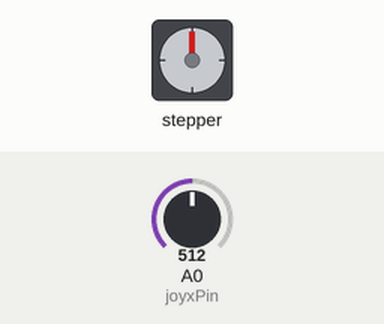
This sketch was run on a simulated Arduino Uno, built with avr-gcc and run on an emulated ATmega328P. Shown: stepper motor. The test bench sets the inputs (shaded band); at power-on: A0 (joyxPin) = 512. Stepper angles assume 200 steps per turn.

Above: at 1.2 s.
1.3 s: A0 (joyxPin) set to 526
At 2.0 s:
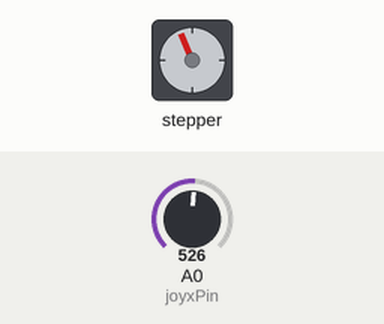
4.3 s: A0 (joyxPin) set to 716
At 4.76 s:
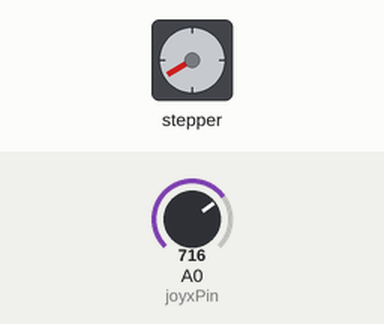
7.3 s: A0 (joyxPin) set to 900
At 7.58 s:
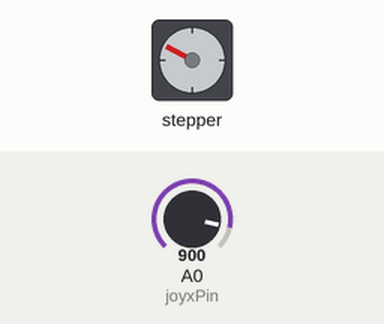
Timing chart, 0 to 19.3 s (numbered marks = the images above; inputs shaded):
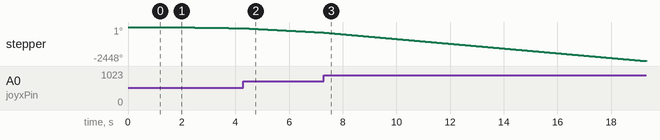

Measured:
- the behaviour switches between 517 and 518 on A0 (joyxPin) (found by bisection; images 0 and 1)
- after the input at 1.3 s, stepper: keeps turning counter-clockwise at about 29°/s, starting at once

The sketch:

gear_stepperCode.ino
```cpp
#include <AccelStepper.h>

#define STEPPER3_STEP_PIN 3
#define STEPPER3_DIR_PIN 2
#define ROT_ARD_ADD 8
#define joyxPin A0

/* COM NOTES
General: PI Probes ARD for value, sends int response based on status
Rotational: Rotate to end stop, set position to 0. Get degrees from PI and rotate. Rotate to "plus" from anywhere
*/

int xVal;
int xSpeed;

const int threshold = 15;
const int maxSpeed = 100;
const int maxAccel = 100;

// Steps/Rev = 200 (no microstep)
const int steps_rev = 2000; // 1/2 microstep
const int gear_ratio = 3; // Base gear ratio
const float increment = 0.1; // Stepper theta increment
float theta_d = 0; // Desired theta
float theta = 0; // Angle tracker

AccelStepper stepper_gear1(1,STEPPER3_STEP_PIN,STEPPER3_DIR_PIN);

void setup() {
  // Declare pins as output
  Serial.begin(9600);
  stepper_gear1.setMaxSpeed(maxSpeed);
  stepper_gear1.setAcceleration(maxAccel);
  stepper_gear1.setCurrentPosition(0);
}

void loop() {

  //* Function test code *//
  // theta_d = 90;
  // stepper_rotate(stepper_gear1);
  // delay(1000);

  // theta_d = 0;
  // stepper_rotate(stepper_gear1);
  // delay(1000);

  //* Joystick code for demo *//
  xVal = analogRead(joyxPin); // 0-900
  xSpeed = map(xVal, 0, 900, maxSpeed, -1*maxSpeed);

  // Apply dead zone
  if (abs(xSpeed) < threshold){
    xSpeed = 0;
  }

  stepper_gear1.setSpeed(xSpeed);

  stepper_gear1.runSpeed();
}

//How many steps is it to move the upper part 1 degree? 0.1 degree?
//400 steps per revolution of small gear.
//X number of small gear revolutions per big gear revolution
//Stepper steps -> degrees rotated = 400 steps/360 degrees small * xdegrees small/ydegrees big
void stepper_moveTheta (AccelStepper &stepper, float theta) {
  float steps = gear_ratio*theta*steps_rev/360;
  stepper.moveTo(steps);
  stepper.runToPosition();
}

float currentTheta (AccelStepper &stepper) {
  return float(stepper.currentPosition()*360/steps_rev);
}

void stepper_rotate(AccelStepper &stepper) {
  //now we will move by 0.1 degree in the negative direction, and update current angle
  stepper_moveTheta(&stepper, theta - increment); // need to test direction (+/-)
  theta = currentTheta(&stepper);
}
```
